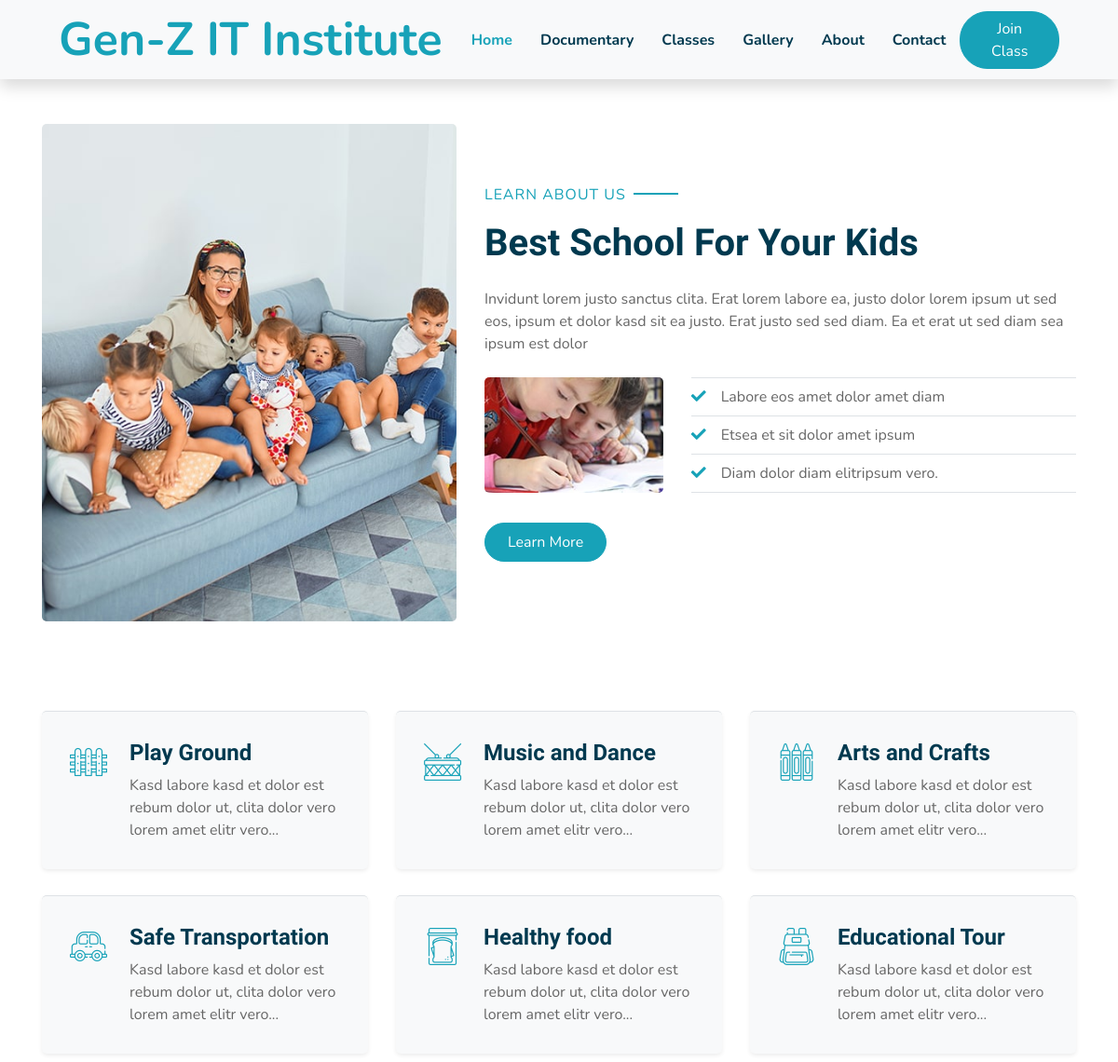
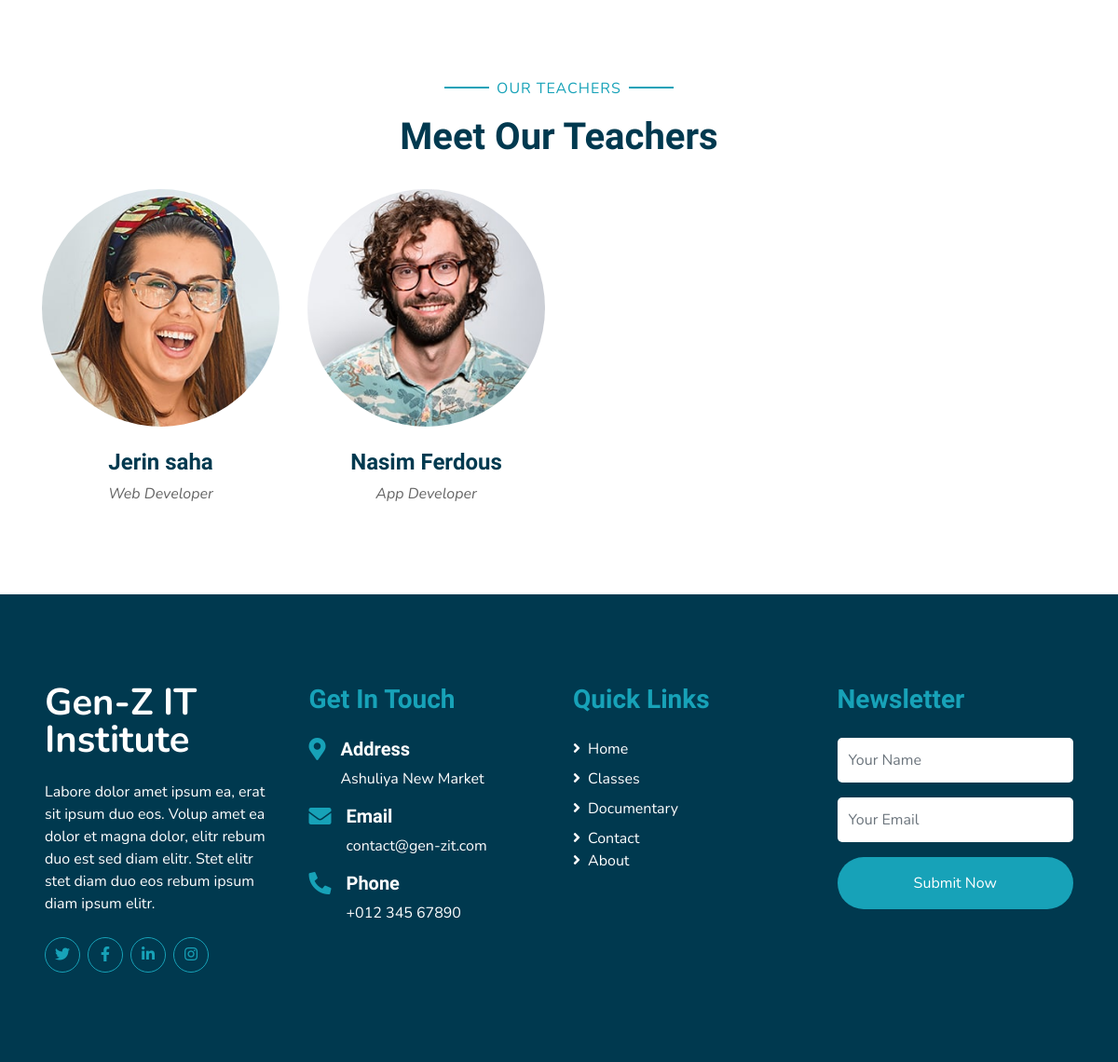
The page /about/ on the database its author committed (2 pictures, top to bottom).
### home/models.py (models this page shows, shortened)
class teamModel(models.Model):
    name = models.CharField(max_length=100)
    title = models.CharField(max_length=100)
    image = models.FileField(upload_to='team')
    twitter = models.URLField()
    youtube = models.URLField()
    linkedin = models.URLField()

### home/views.py (the view)
# urls.py: path('about/', aboutPage, name='about'),
def aboutPage(request):
    team = teamModel.objects.all()
    context = {
        'team':team,
    }
    return render(request, 'about.html', context)

### templates/about.html (shortened to what this page needs)
{% extends 'base/core.html' %}
{% load static %}
{% block body %}
    <div class="container-fluid py-5">
        <div class="container">
            <div class="row align-items-center">
                <div class="col-lg-5">
                    <img class="img-fluid rounded mb-5 mb-lg-0" src="{% static 'img/about-1.jpg' %}" alt="">
                </div>
                <div class="col-lg-7">
                    <p class="section-title pr-5"><span class="pr-2">Learn About Us</span></p>
                    <h1 class="mb-4">Best School For Your Kids</h1>
                    <p>Invidunt lorem justo sanctus clita. Erat lorem labore ea, justo dolor lorem ipsum ut sed eos,
                        ipsum et dolor kasd sit ea justo. Erat justo sed sed diam. Ea et erat ut sed diam sea ipsum est
                        dolor</p>
                    <div class="row pt-2 pb-4">
                        <div class="col-6 col-md-4">
                            <img class="img-fluid rounded" src="img/about-2.jpg" alt="">
                        </div>
                        <div class="col-6 col-md-8">
                            <ul class="list-inline m-0">
                                <li class="py-2 border-top border-bottom"><i class="fa fa-check text-primary mr-3"></i>Labore eos amet dolor amet diam</li>
                                <li class="py-2 border-bottom"><i class="fa fa-check text-primary mr-3"></i>Etsea et sit dolor amet ipsum</li>
                                <li class="py-2 border-bottom"><i class="fa fa-check text-primary mr-3"></i>Diam dolor diam elitripsum vero.</li>
                            </ul>
                        </div>
                    </div>
                    <a href="" class="btn btn-primary mt-2 py-2 px-4">Learn More</a>
                </div>
            </div>
        </div>
    </div>
    <div class="container-fluid pt-5">
        <div class="container pb-3">
            <div class="row">
                <div class="col-lg-4 col-md-6 pb-1">
                    <div class="d-flex bg-light shadow-sm border-top rounded mb-4" style="padding: 30px;">
                        <i class="flaticon-050-fence h1 font-weight-normal text-primary mb-3"></i>
                        <div class="pl-4">
                            <h4>Play Ground</h4>
                            <p class="m-0">Kasd labore kasd et dolor est rebum dolor ut, clita dolor vero lorem amet elitr vero...</p>
                        </div>
                    </div>
                </div>
                <div class="col-lg-4 col-md-6 pb-1">
                    <div class="d-flex bg-light shadow-sm border-top rounded mb-4" style="padding: 30px;">
                        <i class="flaticon-022-drum h1 font-weight-normal text-primary mb-3"></i>
                        <div class="pl-4">
                            <h4>Music and Dance</h4>
                            <p class="m-0">Kasd labore kasd et dolor est rebum dolor ut, clita dolor vero lorem amet elitr vero...</p>
                        </div>
                    </div>
                </div>
                <div class="col-lg-4 col-md-6 pb-1">
                    <div class="d-flex bg-light shadow-sm border-top rounded mb-4" style="padding: 30px;">
                        <i class="flaticon-030-crayons h1 font-weight-normal text-primary mb-3"></i>
                        <div class="pl-4">
                            <h4>Arts and Crafts</h4>
                            <p class="m-0">Kasd labore kasd et dolor est rebum dolor ut, clita dolor vero lorem amet elitr vero...</p>
                        </div>
                    </div>
                </div>
                <div class="col-lg-4 col-md-6 pb-1">
                    <div class="d-flex bg-light shadow-sm border-top rounded mb-4" style="padding: 30px;">
                        <i class="flaticon-017-toy-car h1 font-weight-normal text-primary mb-3"></i>
                        <div class="pl-4">
                            <h4>Safe Transportation</h4>
                            <p class="m-0">Kasd labore kasd et dolor est rebum dolor ut, clita dolor vero lorem amet elitr vero...</p>
                        </div>
                    </div>
                </div>
                <div class="col-lg-4 col-md-6 pb-1">
                    <div class="d-flex bg-light shadow-sm border-top rounded mb-4" style="padding: 30px;">
                        <i class="flaticon-025-sandwich h1 font-weight-normal text-primary mb-3"></i>
                        <div class="pl-4">
                            <h4>Healthy food</h4>
                            <p class="m-0">Kasd labore kasd et dolor est rebum dolor ut, clita dolor vero lorem amet elitr vero...</p>
                        </div>
                    </div>
                </div>
                <div class="col-lg-4 col-md-6 pb-1">
                    <div class="d-flex bg-light shadow-sm border-top rounded mb-4" style="padding: 30px;">
                        <i class="flaticon-047-backpack h1 font-weight-normal text-primary mb-3"></i>
                        <div class="pl-4">
                            <h4>Educational Tour</h4>
                            <p class="m-0">Kasd labore kasd et dolor est rebum dolor ut, clita dolor vero lorem amet elitr vero...</p>
                        </div>
                    </div>
                </div>
            </div>
        </div>
    </div>
    <div class="container-fluid pt-5">
        <div class="container">
            <div class="text-center pb-2">
                <p class="section-title px-5"><span class="px-2">Our Teachers</span></p>
                <h1 class="mb-4">Meet Our Teachers</h1>
            </div>
            <div class="row">
                {% for team in team %}
                <div class="col-md-6 col-lg-3 text-center team mb-5">
                    <div class="position-relative overflow-hidden mb-4" style="border-radius: 100%;">
                        <img class="img-fluid w-100" src="{{ team.image.url }}" alt="" >
                    </div>
                    <h4>{{ team.name }}</h4>
                    <i>{{ team.title }}</i>
                </div>
                {% endfor %}
            </div>
        </div>
    </div>
{% endblock %}

### rows shown on the page
teamModel: image (picture), name "Jerin saha", title "Web Developer"
teamModel: image (picture), name "Nasim Ferdous", title "App Developer"
